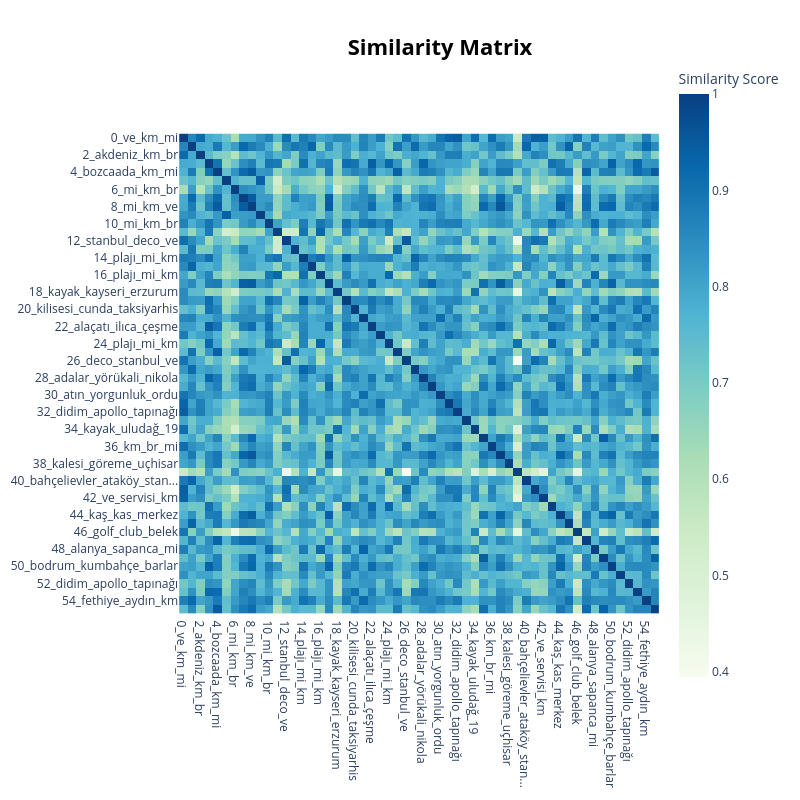

Source (notebook cell):
### Code cell
topic_model.visualize_heatmap()

### Figure 1 — Plotly figure (JSON) as saved in the notebook; plotly's stock layout.template omitted (floating-point values rounded to 4 significant figures; data arrays with more than 128 entries replaced by an {"elided": "..."} marker saying what was removed)
{"data": [{"coloraxis": "coloraxis", "hovertemplate": "x: %{x}<br>y: %{y}<br>Similarity Score: %{z}<extra></extra>", "name": "0", "type": "heatmap", "x": ["0_ve_km_mi", "1_stanbul_br_km", "2_akdeniz_km_br", "3_plajı_mi_km", "4_bozcaada_km_mi", "5_içmek_sigara_alanlar", "6_mi_km_br", "7_meydanı_stanbul_sultanahmet", "8_mi_km_ve", "9_çevrede_sigara_mi", "10_mi_km_br", "11_plajı_plaj_mi", "12_stanbul_deco_ve", "13_stanbul_hastanesi_merkezi", "14_plajı_mi_km", "15_km_mi_br", "16_plajı_mi_km", "17_trabzon_çatı_katında", "18_kayak_kayseri_erzurum", "19_fırsatlarının_keyfini_al...", "20_kilisesi_cunda_taksiyarhis", "21_km_mi_ve", "22_alaçatı_ilıca_çeşme", "23_dalyan_mezarları_kaya", "24_plajı_mi_km", "25_stanbul_br_km", "26_deco_stanbul_ve", "27_kadıköy_bağdat_saraçoğlu", "28_adalar_yörükali_nikola", "29_galata_kulesi_stanbul", "30_atın_yorgunluk_ordu", "31_cunda_kilisesi_taksiyarhis", "32_didim_apollo_tapınağı", "33_şeytan_sofrası_sarımsaklı", "34_kayak_uludağ_19", "35_göreme_kilise_roma", "36_km_br_mi", "37_meydanı_fatih_stanbul", "38_kalesi_göreme_uçhisar", "39_plajı_akyaka_km", "40_bahçelievler_ataköy_stan...", "41_deco_plajı_stili", "42_ve_servisi_km", "43_alaçatı_ilıca_çeşme", "44_kaş_kas_merkez", "45_sultanahmet_stanbul_camii", "46_golf_club_belek", "47_çeşme_chios_marina", "48_alanya_sapanca_mi", "49_kilisesi_eleni_st", "50_bodrum_kumbahçe_barlar", "51_marmaris_water_atlantis", "52_didim_apollo_tapınağı", "53_kadıköy_bağdat_saraçoğlu", "54_fethiye_aydın_km", "55_gaziantep_kilisesi_bayaz..."], "xaxis": "x", "y": ["0_ve_km_mi", "1_stanbul_br_km", "2_akdeniz_km_br", "3_plajı_mi_km", "4_bozcaada_km_mi", "5_içmek_sigara_alanlar", "6_mi_km_br", "7_meydanı_stanbul_sultanahmet", "8_mi_km_ve", "9_çevrede_sigara_mi", "10_mi_km_br", "11_plajı_plaj_mi", "12_stanbul_deco_ve", "13_stanbul_hastanesi_merkezi", "14_plajı_mi_km", "15_km_mi_br", "16_plajı_mi_km", "17_trabzon_çatı_katında", "18_kayak_kayseri_erzurum", "19_fırsatlarının_keyfini_al...", "20_kilisesi_cunda_taksiyarhis", "21_km_mi_ve", "22_alaçatı_ilıca_çeşme", "23_dalyan_mezarları_kaya", "24_plajı_mi_km", "25_stanbul_br_km", "26_deco_stanbul_ve", "27_kadıköy_bağdat_saraçoğlu", "28_adalar_yörükali_nikola", "29_galata_kulesi_stanbul", "30_atın_yorgunluk_ordu", "31_cunda_kilisesi_taksiyarhis", "32_didim_apollo_tapınağı", "33_şeytan_sofrası_sarımsaklı", "34_kayak_uludağ_19", "35_göreme_kilise_roma", "36_km_br_mi", "37_meydanı_fatih_stanbul", "38_kalesi_göreme_uçhisar", "39_plajı_akyaka_km", "40_bahçelievler_ataköy_stan...", "41_deco_plajı_stili", "42_ve_servisi_km", "43_alaçatı_ilıca_çeşme", "44_kaş_kas_merkez", "45_sultanahmet_stanbul_camii", "46_golf_club_belek", "47_çeşme_chios_marina", "48_alanya_sapanca_mi", "49_kilisesi_eleni_st", "50_bodrum_kumbahçe_barlar", "51_marmaris_water_atlantis", "52_didim_apollo_tapınağı", "53_kadıköy_bağdat_saraçoğlu", "54_fethiye_aydın_km", "55_gaziantep_kilisesi_bayaz..."], "yaxis": "y", "z": {"elided": "56x56 float values"}}], "layout": {"coloraxis": {"colorbar": {"title": {"text": "Similarity Score"}}, "colorscale": [[0, "rgb(247,252,240)"], [0.125, "rgb(224,243,219)"], [0.25, "rgb(204,235,197)"], [0.375, "rgb(168,221,181)"], [0.5, "rgb(123,204,196)"], [0.625, "rgb(78,179,211)"], [0.75, "rgb(43,140,190)"], [0.875, "rgb(8,104,172)"], [1, "rgb(8,64,129)"]]}, "height": 800, "hoverlabel": {"bgcolor": "white", "font": {"family": "Rockwell", "size": 16}}, "legend": {"title": {"text": "Trend"}}, "margin": {"t": 60}, "showlegend": true, "title": {"font": {"color": "Black", "size": 22}, "text": "<b>Similarity Matrix</b>", "x": 0.55, "xanchor": "center", "y": 0.95, "yanchor": "top"}, "width": 800, "xaxis": {"anchor": "y", "constrain": "domain", "domain": [0, 1], "scaleanchor": "y"}, "yaxis": {"anchor": "x", "autorange": "reversed", "constrain": "domain", "domain": [0, 1]}}}
